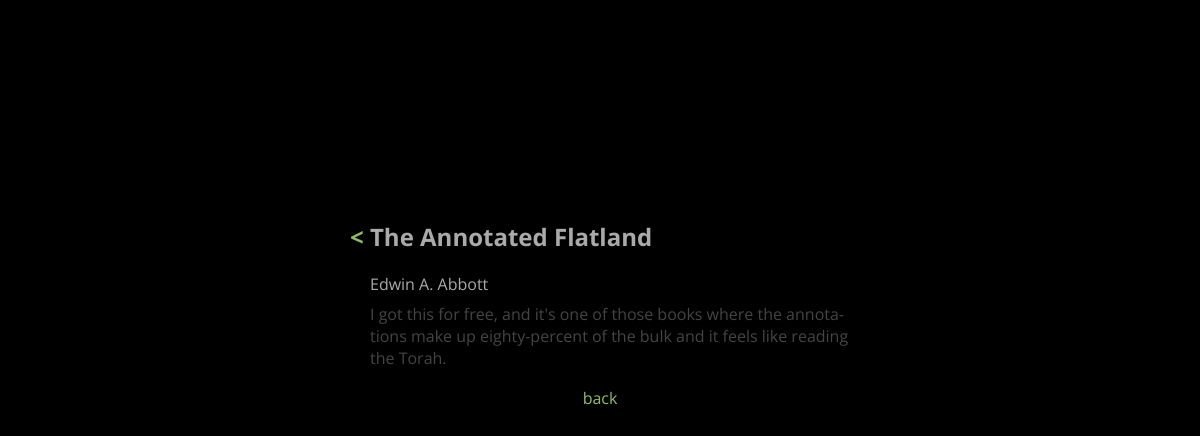
/library/1042/, run on the app's committed database.
### library/models.py (models this page shows, shortened)
class LibraryObject(models.Model):
	title       = models.CharField(max_length=200, default="n/a")
	author      = models.CharField(max_length=100, default="n/a")
	lastname    = models.CharField(max_length=100, default="n/a")
	description = models.TextField(max_length=1000, default="")
	pub_date    = models.DateTimeField('date published')
	acq_date    = models.DateTimeField('date acquired',default=timezone.now)
	ISBN_10     = models.CharField(max_length=20, default="n/a")
	ISBN_13     = models.CharField(max_length=20, default="n/a")
	pages       = models.IntegerField(default=0)
	pages_read  = models.IntegerField(default=0)
	rating      = models.IntegerField(default=0)

### library/views.py (the view)
# urls.py: path("<int:library_id>/", views.individual, name="individual"),
def individual(request, library_id):
	book = get_object_or_404(LibraryObject, pk=library_id)
	return render(request, 'library/individual_library.html', {'book': book})

### library/templates/library/individual_library.html (shortened to what this page needs)
{% extends 'base/base.html' %}
{% block content %}
			<div class="heading">
			</div>
			{% if book %}
				<div class="sub-heading">
					<h2>
						<a href="{% url 'library:index' %}">< </a>{{ book.title }}
					</h2>
				</div>
				<div class="info">
					<div class="info_text">
						{{ book.author }}
					</div>
					<div class="info_text">
						<span>
							{{ book.description }}
						</span>
					</div>
				</div>
			{% else %}
				<div class="info">
					<span>No information is available.</span>
				</div>
			{% endif %}
			<div class="nav">
				<a href="{% url 'library:index' %}">back</a>
			</div>
{% endblock %}

### base/static/base/css/mobile.css (style rules this page uses)
html, body { background-color: black; color: #AAA; font-family: 'Open Sans', sans-serif; overflow: hidden; }
a { color: #8cc05f; text-decoration: none; }
span { color: #444; }
.heading { color:#AAA; padding-top: 100px; width: 100%; display: block; margin: auto; }
.sub-heading { color:#AAA; display: block; margin: auto; width: 100%; }
.info { color: #AAA; margin: auto; width: 100%; text-align: left; -webkit-hyphens: auto; -moz-hyphens: auto; hyphens: auto; }
.nav { padding-top: 10px; padding-bottom: 50px; margin: auto; text-align: center; }
.info_text { padding-bottom: 0.5em; }

### base/static/base/css/main.css (style rules this page uses)
html, body { background-color: black; color: #AAA; font-family: 'Open Sans', sans-serif; overflow: hidden; }
a { color: #8cc05f; text-decoration: none; }
span { color: #444; }
.heading { color:#AAA; padding-top: 200px; width: 500px; display: block; margin: auto; }
.sub-heading { color:#AAA; display: block; margin: auto; width: 500px; }
.info { color: #AAA; margin: auto; width: 480px; text-align: left; -webkit-hyphens: auto; -moz-hyphens: auto; hyphens: auto; padding-left: 20px; }
.nav { padding-top: 10px; padding-bottom: 50px; margin: auto; text-align: center; }
.info_text { padding-bottom: 0.5em; }

### data on the page
LibraryObject: title "The Annotated Flatland", author "Edwin A. Abbott", description "I got this for free, and it's one of those books where the annotations make up eighty-percent of the bulk and it feels like reading the Torah."
